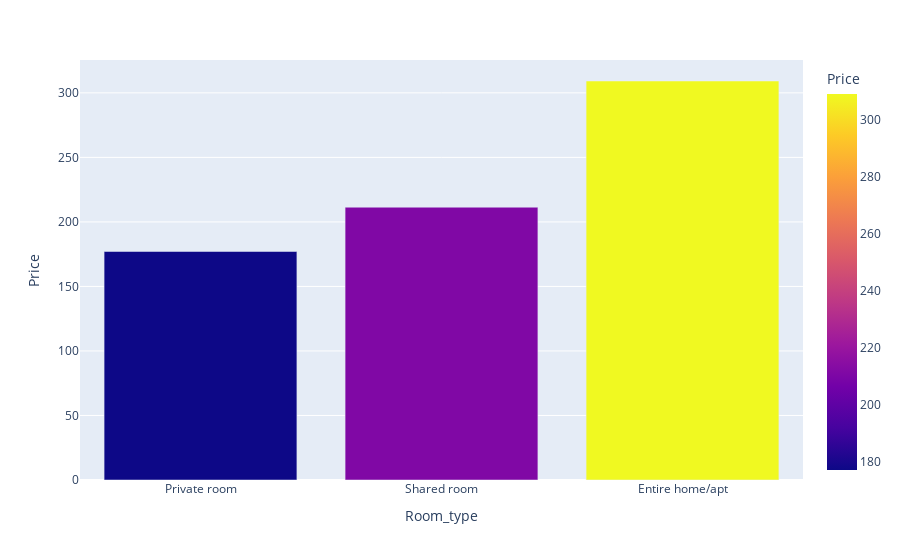

Notebook source saved alongside this figure:
### Code cell
pr_df = df.groupby('Room_type',as_index=False)['Price'].mean().sort_values(by='Price')
fig = px.bar(data_frame=pr_df,x='Room_type',y='Price',color='Price')
fig.show()

### Figure 1 — Plotly figure (JSON) as saved in the notebook; plotly's stock layout.template omitted (floating-point values rounded to 4 significant figures)
{"data": [{"alignmentgroup": "True", "hovertemplate": "Room_type=%{x}<br>Price=%{marker.color}<extra></extra>", "legendgroup": "", "marker": {"color": [177.1, 211.4, 309.2], "coloraxis": "coloraxis", "pattern": {"shape": ""}}, "name": "", "offsetgroup": "", "orientation": "v", "showlegend": false, "textposition": "auto", "type": "bar", "x": ["Private room", "Shared room", "Entire home/apt"], "xaxis": "x", "y": [177.1, 211.4, 309.2], "yaxis": "y"}], "layout": {"barmode": "relative", "coloraxis": {"colorbar": {"title": {"text": "Price"}}, "colorscale": [[0, "#0d0887"], [0.1111, "#46039f"], [0.2222, "#7201a8"], [0.3333, "#9c179e"], [0.4444, "#bd3786"], [0.5556, "#d8576b"], [0.6667, "#ed7953"], [0.7778, "#fb9f3a"], [0.8889, "#fdca26"], [1, "#f0f921"]]}, "legend": {"tracegroupgap": 0}, "margin": {"t": 60}, "xaxis": {"anchor": "y", "domain": [0, 1], "title": {"text": "Room_type"}}, "yaxis": {"anchor": "x", "domain": [0, 1], "title": {"text": "Price"}}}}
